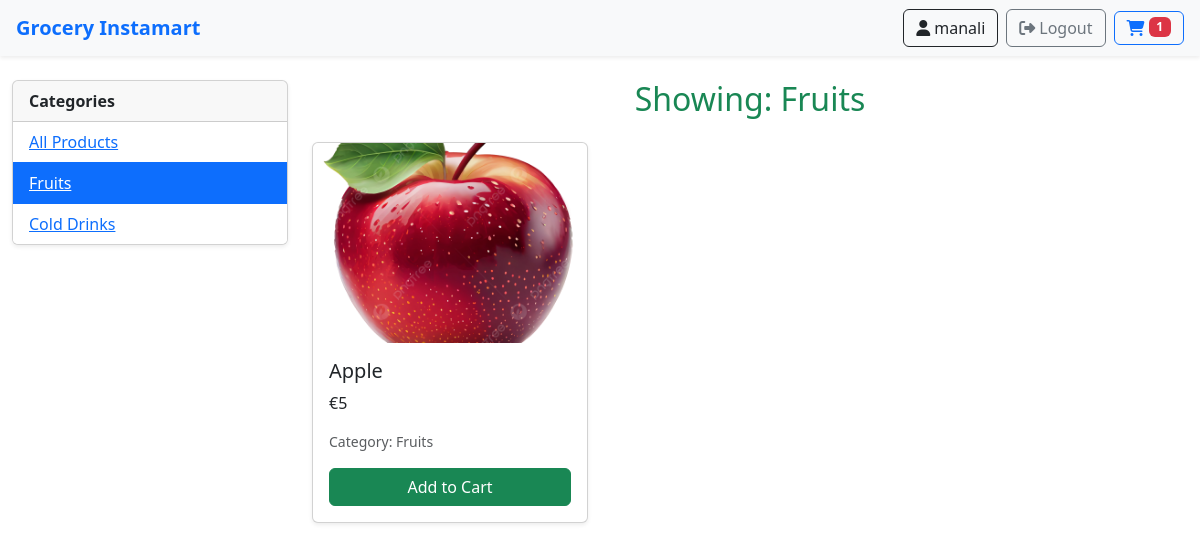
Screenshot of /products/?category=Fruits (signed in) with the database file from the repository.
### home/models.py (models this page shows, shortened)
class BaseModel(models.Model):
    uid = models.UUIDField(default=uuid.uuid4, editable=False, primary_key=True)
    created_at = models.DateField(auto_now_add=True)
    updated_at = models.DateField(auto_now=True)
    class Meta:
        abstract = True

class ProductCategory(BaseModel):
    category_name = models.CharField(max_length=100)

class Product(BaseModel):
    category = models.ForeignKey(ProductCategory, on_delete=models.CASCADE, related_name="products")
    name = models.CharField(max_length=100)
    price = models.IntegerField(default=100)
    image = models.ImageField(upload_to='products')

### home/views.py (the view)
# urls.py: path('products/', login_required(products), name='products'),
def products(request):
    category_slug = request.GET.get('category')
    products_list = Product.objects.all()
    categories = ProductCategory.objects.all()
    if category_slug:
        products_list = products_list.filter(
            category__category_name__iexact=category_slug.replace("-", " ")
        )
    return render(request, 'products.html', {
        'products': products_list,
        'selected_category': category_slug,
        'categories': categories
    })

### home/templates/products.html
{% extends "base.html" %}
{% block start %}
<div class="container-fluid mt-4">
  <div class="row">
    <div class="col-md-3">
      <div class="card shadow-sm">
        <div class="card-header fw-bold">Categories</div>
        <ul class="list-group list-group-flush">
          <li class="list-group-item {% if not selected_category %}active text-white bg-primary{% endif %}">
            <a href="{% url 'products' %}" class="{% if not selected_category %}text-white{% endif %}">
                 All Products
            </a>
          </li>
          {% for category in categories %}
          <li class="list-group-item {% if selected_category == category.category_name %}active text-white bg-primary{% endif %}">
            <a href="{% url 'products' %}?category={{ category.category_name }}" class="{% if selected_category == category.category_name %}text-white{% endif %}">
              {{ category.category_name }}
            </a>
          </li>
          {% endfor %}
        </ul>
      </div>
    </div>
    <div class="col-md-9">
      <h2 class="text-success text-center mb-4">
        {% if selected_category %}
          Showing: {{ selected_category|title }}
        {% else %}
          Browse Our Products
        {% endif %}
      </h2>
      <div class="row">
        {% for product in products %}
        <div class="col-md-4 mb-4">
          <div class="card shadow-sm h-100">
            <img src="{{ product.image.url }}" class="card-img-top" style="height: 200px; object-fit: cover;">
            <div class="card-body d-flex flex-column">
              <h5 class="card-title">{{ product.name }}</h5>
              <p class="card-text">€{{ product.price }}</p>
              <p class="text-muted small">Category: {{ product.category.category_name }}</p>
              <a href="{% url 'add_cart' product.uid %}" class="btn btn-success mt-auto">Add to Cart</a>
            </div>
          </div>
        </div>
        {% empty %}
        <div class="col-12 text-center">
          <p>No products available.</p>
        </div>
        {% endfor %}
      </div>
    </div>
  </div>
</div>
{% endblock %}

### home/templates/base.html (shortened to what this page needs)
<head>
    <link href="https://cdn.jsdelivr.net/npm/bootstrap@5.3.0/dist/css/bootstrap.min.css" rel="stylesheet">
    <link rel="stylesheet" href="https://cdnjs.cloudflare.com/ajax/libs/font-awesome/6.4.2/css/all.min.css">
</head>
<body>
    <nav class="navbar navbar-expand-lg navbar-light bg-light shadow-sm px-3">
        <a class="navbar-brand fw-bold text-primary me-3" href="{% url 'products' %}">Grocery Instamart</a>
        <div class="collapse navbar-collapse" id="navbarMenu">
            <div class="ms-auto d-flex align-items-center">
                {% if user.is_authenticated %}
                    <a href="{% url 'profile_update' %}" class="btn btn-outline-dark me-2 nav-icon-text">
                        <i class="fa-solid fa-user"></i> {{ user.username }}
                    </a>
                    <a href="{% url 'logout' %}" class="btn btn-outline-secondary me-2 nav-icon-text">
                        <i class="fa-solid fa-right-from-bracket"></i> Logout
                    </a>
                    <a href="{% url 'cart' %}" class="btn btn-outline-primary nav-icon-text">
                        <i class="fa-solid fa-cart-shopping"></i>
                        <span class="badge bg-danger">{{ request.user.get_cart_count|default:0 }}</span>
                    </a>
                {% endif %}
            </div>
        </div>
    </nav>
    {% block start %}{% endblock %}
    </body>

### home/templates/base.html (style rules this page uses)
.nav-icon-text { display: flex; align-items: center; gap: 0.25rem; font-weight: 500; }

### rows the page displays
ProductCategory: category_name "Fruits"
ProductCategory: category_name "Cold Drinks"
Product: image (picture), name "Apple", price "5", category.category_name "Fruits"

### other values shown
{{ user.username }} "manali"
{{ request.user.get_cart_count|default:0 }} "1"
